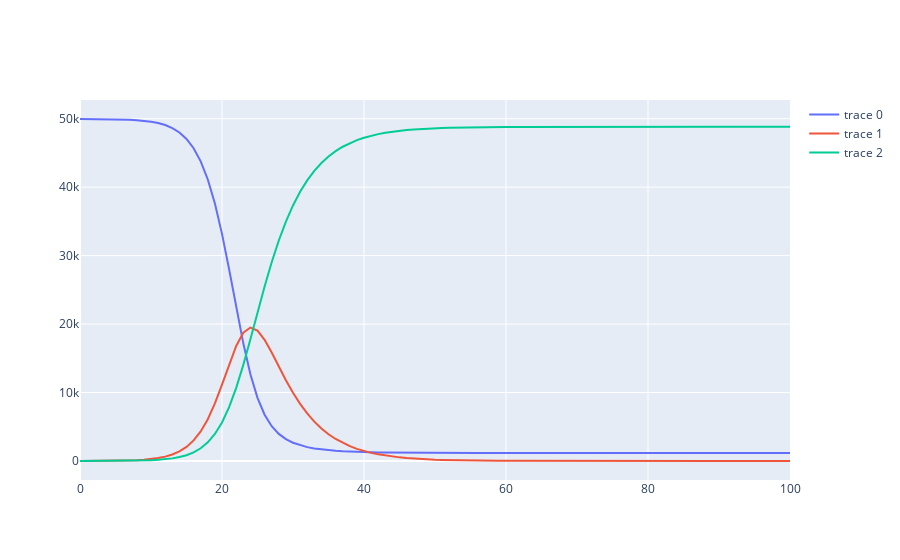

Notebook cell for this chart:
### Code cell
SIR(b=0.7/50000,v=1/5,S_0=[49955,],I_0=[5,],time=100)
